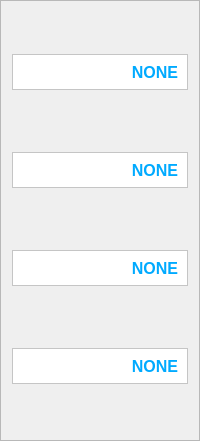
           <widget class="QFrame" name="frame_6">
            <property name="minimumSize">
             <size>
              <width>0</width>
              <height>441</height>
             </size>
            </property>
            <property name="frameShape">
             <enum>QFrame::StyledPanel</enum>
            </property>
            <property name="frameShadow">
             <enum>QFrame::Raised</enum>
            </property>
            <layout class="QVBoxLayout" name="verticalLayout_21">
             <property name="spacing">
              <number>20</number>
             </property>
             <item>
              <widget class="QFrame" name="frame_29">
               <property name="maximumSize">
                <size>
                 <width>16777215</width>
                 <height>36</height>
                </size>
               </property>
               <property name="styleSheet">
                <string notr="true">
background-color: rgb(255, 255, 255);</string>
               </property>
               <property name="frameShape">
                <enum>QFrame::StyledPanel</enum>
               </property>
               <property name="frameShadow">
                <enum>QFrame::Raised</enum>
               </property>
               <layout class="QVBoxLayout" name="verticalLayout_29">
                <item>
                 <widget class="QLabel" name="label_der_4">
                  <property name="font">
                   <font>
                    <family>SansSerif</family>
                    <pointsize>12</pointsize>
                    <weight>75</weight>
                    <bold>true</bold>
                   </font>
                  </property>
                  <property name="styleSheet">
                   <string notr="true">color: rgb(0, 170, 255);</string>
                  </property>
                  <property name="text">
                   <string>NONE</string>
                  </property>
                  <property name="alignment">
                   <set>Qt::AlignRight|Qt::AlignTrailing|Qt::AlignVCenter</set>
                  </property>
                 </widget>
                </item>
               </layout>
              </widget>
             </item>
             <item>
              <widget class="QFrame" name="frame_30">
               <property name="maximumSize">
                <size>
                 <width>16777215</width>
                 <height>36</height>
                </size>
               </property>
               <property name="styleSheet">
                <string notr="true">
background-color: rgb(255, 255, 255);</string>
               </property>
               <property name="frameShape">
                <enum>QFrame::StyledPanel</enum>
               </property>
               <property name="frameShadow">
                <enum>QFrame::Raised</enum>
               </property>
               <layout class="QVBoxLayout" name="verticalLayout_30">
                <item>
                 <widget class="QLabel" name="label_der_5">
                  <property name="font">
                   <font>
                    <family>SansSerif</family>
                    <pointsize>12</pointsize>
                    <weight>75</weight>
                    <bold>true</bold>
                   </font>
                  </property>
                  <property name="styleSheet">
                   <string notr="true">color: rgb(0, 170, 255);</string>
                  </property>
                  <property name="text">
                   <string>NONE</string>
                  </property>
                  <property name="alignment">
                   <set>Qt::AlignRight|Qt::AlignTrailing|Qt::AlignVCenter</set>
                  </property>
                 </widget>
                </item>
               </layout>
              </widget>
             </item>
             <item>
              <widget class="QFrame" name="frame_31">
               <property name="maximumSize">
                <size>
                 <width>16777215</width>
                 <height>36</height>
                </size>
               </property>
               <property name="styleSheet">
                <string notr="true">
background-color: rgb(255, 255, 255);</string>
               </property>
               <property name="frameShape">
                <enum>QFrame::StyledPanel</enum>
               </property>
               <property name="frameShadow">
                <enum>QFrame::Raised</enum>
               </property>
               <layout class="QVBoxLayout" name="verticalLayout_31">
                <item>
                 <widget class="QLabel" name="label_der_6">
                  <property name="font">
                   <font>
                    <family>SansSerif</family>
                    <pointsize>12</pointsize>
                    <weight>75</weight>
                    <bold>true</bold>
                   </font>
                  </property>
                  <property name="styleSheet">
                   <string notr="true">color: rgb(0, 170, 255);</string>
                  </property>
                  <property name="text">
                   <string>NONE</string>
                  </property>
                  <property name="alignment">
                   <set>Qt::AlignRight|Qt::AlignTrailing|Qt::AlignVCenter</set>
                  </property>
                 </widget>
                </item>
               </layout>
              </widget>
             </item>
             <item>
              <widget class="QFrame" name="frame_32">
               <property name="maximumSize">
                <size>
                 <width>16777215</width>
                 <height>36</height>
                </size>
               </property>
               <property name="styleSheet">
                <string notr="true">
background-color: rgb(255, 255, 255);</string>
               </property>
               <property name="frameShape">
                <enum>QFrame::StyledPanel</enum>
               </property>
               <property name="frameShadow">
                <enum>QFrame::Raised</enum>
               </property>
               <layout class="QVBoxLayout" name="verticalLayout_32">
                <item>
                 <widget class="QLabel" name="label_der_7">
                  <property name="font">
                   <font>
                    <family>SansSerif</family>
                    <pointsize>12</pointsize>
                    <weight>75</weight>
                    <bold>true</bold>
                   </font>
                  </property>
                  <property name="styleSheet">
                   <string notr="true">color: rgb(0, 170, 255);</string>
                  </property>
                  <property name="text">
                   <string>NONE</string>
                  </property>
                  <property name="alignment">
                   <set>Qt::AlignRight|Qt::AlignTrailing|Qt::AlignVCenter</set>
                  </property>
                 </widget>
                </item>
               </layout>
              </widget>
             </item>
            </layout>
           </widget>
